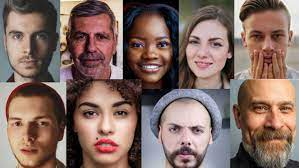
#> input picture do.jpg, 299 x 168 px
$ python chapter22.py
#> lines starting #> are read from the running program, lines starting #| are printed output that depends on the picture; after the words box and inside, x2 and y2 are one past the last pixel; in counts of white or black regions, pixels touching at a corner belong together
# face detecion in images
import cv2 as cv

#creating cascade
face_cascade = cv.CascadeClassifier('hsfd.xml')
img= cv.imread('do.jpg')
#> img is the input picture: shape (168, 299, 3); mean B, G, R 99.4, 107.2, 131.3
# img=cv.resize(img,(591,600))
gray_img =cv.cvtColor(img, cv.COLOR_BGR2GRAY)
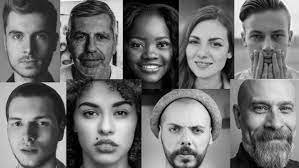
#> gray_img: shape (168, 299); min 0, max 255, mean 113.5


faces = face_cascade.detectMultiScale(gray_img,1.1,4)
#> faces = [[63, 15, 57, 57], [175, 20, 58, 58], [2, 15, 55, 55], [121, 20, 59, 59], [237, 15, 58, 58], [157, 107, 57, 57], [0, 103, 59, 59], [69, 86, 73, 73]]
#draw a rectangle
for (x,y,w,h) in faces:
    cv.rectangle(img,(x,y), (x+w, y+h), (255,0,0),2)
#> this loop made 8 passes
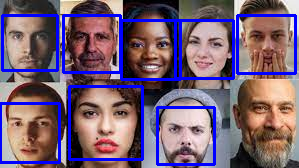
#> img: shape (168, 299, 3); 10.89% of pixels changed, all inside (x1, y1, x2, y2) = (0, 14, 297, 166)


#detecting phase
#


cv.imshow('image', img)
cv.imwrite('yu.png', img)
cv.waitKey(0)
cv.destroyAllWindows()

$ run again, with down.jpg copied over do.jpg
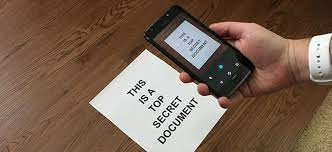
#> input picture down.jpg, 332 x 152 px
#> img is the input picture: shape (152, 332, 3); mean B, G, R 85, 100.6, 123.5
#> `gray_img =cv.cvtColor(img, cv.COLOR_BGR2GRAY)`:
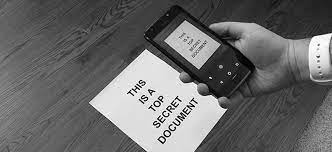
#> gray_img: shape (152, 332); min 0, max 255, mean 105.7
#> faces = ()
